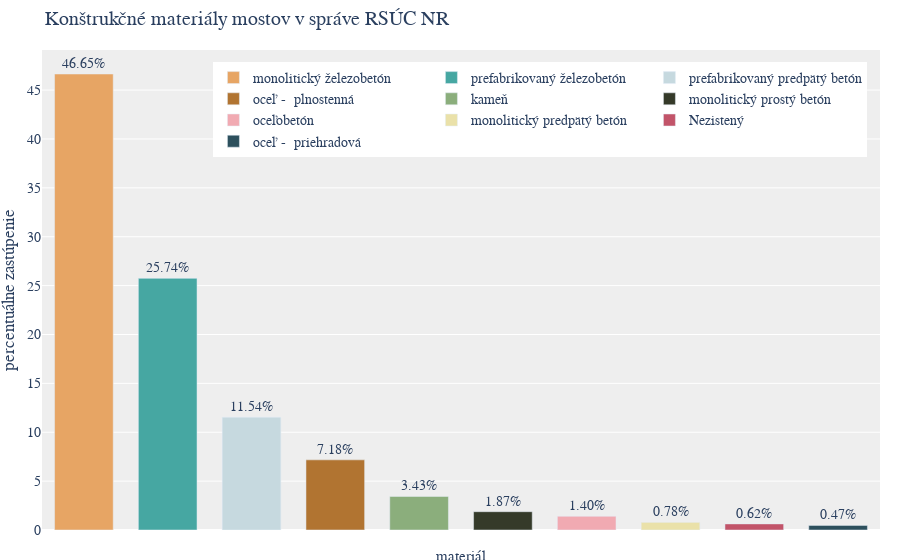

Notebook cell for this chart:
### Code cell
import plotly.graph_objects as go

# Get the material counts
material_counts = filtered_bridges["Material"].value_counts()

# Calculate the total count of bridges
total_count = material_counts.sum()

# Calculate the relative frequency of each material
relative_frequency = material_counts / total_count * 100

# Define the color palette
color_palette = ['#e7a564', '#46a7a2', '#c6d9df', '#b17431',
                 '#8bae7c', '#353a29', '#f1aab2', '#eae1a9',
                 '#c25469', '#2d505d'
                 ]

# Create a bar plot
fig = go.Figure()

# Add traces for each material, include the relative frequency as text, and set textposition to 'auto' for automatic placement
for material, frequency, color in zip(relative_frequency.index, relative_frequency.values, color_palette):
    fig.add_trace(go.Bar(
        x=[material],  # Set x to material for vertical bars
        y=[frequency],
        name=material,
        marker_color=color,
        # Add the relative frequency as text for each bar
        text=[f"{frequency:.2f}%"],
        textposition='outside'  # Position the text outside of bars
    ))

# Update the layout with additional configurations
fig.update_layout(
    title="Konštrukčné materiály mostov v správe RSÚC NR",
    yaxis_title="percentuálne zastúpenie",
    xaxis=dict(
        showticklabels=False
    ),
    plot_bgcolor='#EEEEEE',  # Set plot background color
    font=dict(family="Montserrat, sans-serif",
              size=14),  # Set font family and size
    legend=dict(
        orientation="h",  # Horizontal legend orientation
        yanchor="top",  # Anchor legend to the top
        y=0.975,  # Position the legend slightly above the plot
        xanchor="right",  # Anchor legend to the right
        x=0.985  # Align legend to the right
    ),
    margin=dict(l=0, r=20, t=50, b=30),  # Adjust margins for tight layout
    bargap=0.3,  # Increase the gap between bars for more space
)

# Add a custom x-axis label using annotations
fig.update_layout(
    annotations=[
        dict(
            x=0.5,  # x-coordinate position (0.5 for center)
            y=-0.075,  # y-coordinate position (-0.15 places it below the bars)
            xref='paper',  # Use 'paper' for positioning relative to the plot area
            yref='paper',  # Use 'paper' for positioning relative to the plot area
            showarrow=False,  # Do not show an arrow
            text="materiál",  # The text you want as the x-axis label
            # Match the font size with the rest of the plot
            font=dict(family="Montserrat, sans-serif",
                      size=15),
        )
    ]
)

# Show the updated plot
fig.show()

### Figure 1 — Plotly figure (JSON) as saved in the notebook; plotly's stock layout.template omitted (floating-point values rounded to 4 significant figures)
{"data": [{"marker": {"color": "#e7a564"}, "name": "monolitický železobetón", "text": ["46.65%"], "textposition": "outside", "type": "bar", "x": ["monolitický železobetón"], "y": [46.65]}, {"marker": {"color": "#46a7a2"}, "name": "prefabrikovaný železobetón", "text": ["25.74%"], "textposition": "outside", "type": "bar", "x": ["prefabrikovaný železobetón"], "y": [25.74]}, {"marker": {"color": "#c6d9df"}, "name": "prefabrikovaný predpätý betón", "text": ["11.54%"], "textposition": "outside", "type": "bar", "x": ["prefabrikovaný predpätý betón"], "y": [11.54]}, {"marker": {"color": "#b17431"}, "name": "oceľ -  plnostenná", "text": ["7.18%"], "textposition": "outside", "type": "bar", "x": ["oceľ -  plnostenná"], "y": [7.176]}, {"marker": {"color": "#8bae7c"}, "name": "kameň", "text": ["3.43%"], "textposition": "outside", "type": "bar", "x": ["kameň"], "y": [3.432]}, {"marker": {"color": "#353a29"}, "name": "monolitický prostý betón", "text": ["1.87%"], "textposition": "outside", "type": "bar", "x": ["monolitický prostý betón"], "y": [1.872]}, {"marker": {"color": "#f1aab2"}, "name": "oceľobetón", "text": ["1.40%"], "textposition": "outside", "type": "bar", "x": ["oceľobetón"], "y": [1.404]}, {"marker": {"color": "#eae1a9"}, "name": "monolitický predpätý betón", "text": ["0.78%"], "textposition": "outside", "type": "bar", "x": ["monolitický predpätý betón"], "y": [0.78]}, {"marker": {"color": "#c25469"}, "name": "Nezistený", "text": ["0.62%"], "textposition": "outside", "type": "bar", "x": ["Nezistený"], "y": [0.624]}, {"marker": {"color": "#2d505d"}, "name": "oceľ -  priehradová", "text": ["0.47%"], "textposition": "outside", "type": "bar", "x": ["oceľ -  priehradová"], "y": [0.468]}], "layout": {"annotations": [{"font": {"family": "Montserrat, sans-serif", "size": 15}, "showarrow": false, "text": "materiál", "x": 0.5, "xref": "paper", "y": -0.075, "yref": "paper"}], "bargap": 0.3, "font": {"family": "Montserrat, sans-serif", "size": 14}, "legend": {"orientation": "h", "x": 0.985, "xanchor": "right", "y": 0.975, "yanchor": "top"}, "margin": {"b": 30, "l": 0, "r": 20, "t": 50}, "plot_bgcolor": "#EEEEEE", "title": {"text": "Konštrukčné materiály mostov v správe RSÚC NR"}, "xaxis": {"showticklabels": false}, "yaxis": {"title": {"text": "percentuálne zastúpenie"}}}}
